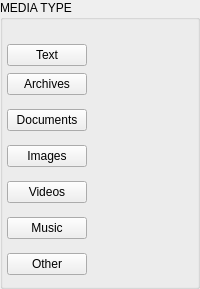
       <widget class="QGroupBox" name="wMediaType">
        <property name="title">
         <string>MEDIA TYPE</string>
        </property>
        <layout class="QVBoxLayout" name="wMediaTypeLayout">
         <property name="spacing">
          <number>0</number>
         </property>
         <property name="leftMargin">
          <number>4</number>
         </property>
         <property name="topMargin">
          <number>24</number>
         </property>
         <property name="rightMargin">
          <number>4</number>
         </property>
         <property name="bottomMargin">
          <number>4</number>
         </property>
         <item>
          <widget class="QFrame" name="fText">
           <property name="frameShape">
            <enum>QFrame::NoFrame</enum>
           </property>
           <property name="frameShadow">
            <enum>QFrame::Plain</enum>
           </property>
           <layout class="QHBoxLayout" name="horizontalLayout_15">
            <property name="spacing">
             <number>0</number>
            </property>
            <property name="leftMargin">
             <number>0</number>
            </property>
            <property name="topMargin">
             <number>0</number>
            </property>
            <property name="rightMargin">
             <number>0</number>
            </property>
            <property name="bottomMargin">
             <number>0</number>
            </property>
            <item>
             <widget class="QPushButton" name="bText">
              <property name="text">
               <string>Text</string>
              </property>
              <property name="icon">
              <iconset resource="../Resources_macx.qrc">
                <normaloff>:/images/drag_text.png</normaloff>:/images/drag_text.png</iconset>
              </property>
              <property name="autoDefault">
               <bool>false</bool>
              </property>
             </widget>
            </item>
            <item>
             <widget class="QLabel" name="lTextNb">
              <property name="enabled">
               <bool>true</bool>
              </property>
              <property name="sizePolicy">
               <sizepolicy hsizetype="MinimumExpanding" vsizetype="Preferred">
                <horstretch>0</horstretch>
                <verstretch>0</verstretch>
               </sizepolicy>
              </property>
              <property name="text">
               <string/>
              </property>
             </widget>
            </item>
           </layout>
          </widget>
         </item>
         <item>
          <widget class="QFrame" name="fArchives">
           <property name="minimumSize">
            <size>
             <width>0</width>
             <height>36</height>
            </size>
           </property>
           <layout class="QHBoxLayout" name="horizontalLayout_3">
            <property name="spacing">
             <number>0</number>
            </property>
            <property name="leftMargin">
             <number>0</number>
            </property>
            <property name="topMargin">
             <number>0</number>
            </property>
            <property name="rightMargin">
             <number>0</number>
            </property>
            <property name="bottomMargin">
             <number>0</number>
            </property>
            <item>
             <widget class="QPushButton" name="bArchives">
              <property name="text">
               <string>Archives</string>
              </property>
              <property name="icon">
              <iconset resource="../Resources_macx.qrc">
                <normaloff>:/images/drag_compressed.png</normaloff>:/images/drag_compressed.png</iconset>
              </property>
              <property name="autoDefault">
               <bool>false</bool>
              </property>
             </widget>
            </item>
            <item>
             <widget class="QLabel" name="lArchivesNb">
              <property name="enabled">
               <bool>true</bool>
              </property>
              <property name="sizePolicy">
               <sizepolicy hsizetype="MinimumExpanding" vsizetype="Preferred">
                <horstretch>0</horstretch>
                <verstretch>0</verstretch>
               </sizepolicy>
              </property>
              <property name="text">
               <string/>
              </property>
             </widget>
            </item>
           </layout>
          </widget>
         </item>
         <item>
          <widget class="QFrame" name="fDocuments">
           <property name="minimumSize">
            <size>
             <width>0</width>
             <height>36</height>
            </size>
           </property>
           <layout class="QHBoxLayout" name="horizontalLayout_7">
            <property name="spacing">
             <number>0</number>
            </property>
            <property name="leftMargin">
             <number>0</number>
            </property>
            <property name="topMargin">
             <number>0</number>
            </property>
            <property name="rightMargin">
             <number>0</number>
            </property>
            <property name="bottomMargin">
             <number>0</number>
            </property>
            <item>
             <widget class="QPushButton" name="bDocuments">
              <property name="text">
               <string>Documents</string>
              </property>
              <property name="icon">
              <iconset resource="../Resources_macx.qrc">
                <normaloff>:/images/drag_text.png</normaloff>:/images/drag_text.png</iconset>
              </property>
              <property name="autoDefault">
               <bool>false</bool>
              </property>
             </widget>
            </item>
            <item>
             <widget class="QLabel" name="lDocumentsNb">
              <property name="sizePolicy">
               <sizepolicy hsizetype="MinimumExpanding" vsizetype="Preferred">
                <horstretch>0</horstretch>
                <verstretch>0</verstretch>
               </sizepolicy>
              </property>
              <property name="text">
               <string/>
              </property>
             </widget>
            </item>
           </layout>
          </widget>
         </item>
         <item>
          <widget class="QFrame" name="fImages">
           <property name="minimumSize">
            <size>
             <width>0</width>
             <height>36</height>
            </size>
           </property>
           <layout class="QHBoxLayout" name="horizontalLayout_8">
            <property name="spacing">
             <number>0</number>
            </property>
            <property name="leftMargin">
             <number>0</number>
            </property>
            <property name="topMargin">
             <number>0</number>
            </property>
            <property name="rightMargin">
             <number>0</number>
            </property>
            <property name="bottomMargin">
             <number>0</number>
            </property>
            <item>
             <widget class="QPushButton" name="bImages">
              <property name="text">
               <string>Images</string>
              </property>
              <property name="icon">
              <iconset resource="../Resources_macx.qrc">
                <normaloff>:/images/drag_image.png</normaloff>:/images/drag_image.png</iconset>
              </property>
              <property name="autoDefault">
               <bool>false</bool>
              </property>
             </widget>
            </item>
            <item>
             <widget class="QLabel" name="lImagesNb">
              <property name="sizePolicy">
               <sizepolicy hsizetype="MinimumExpanding" vsizetype="Preferred">
                <horstretch>0</horstretch>
                <verstretch>0</verstretch>
               </sizepolicy>
              </property>
              <property name="text">
               <string/>
              </property>
             </widget>
            </item>
           </layout>
          </widget>
         </item>
         <item>
          <widget class="QFrame" name="fVideos">
           <property name="minimumSize">
            <size>
             <width>0</width>
             <height>36</height>
            </size>
           </property>
           <layout class="QHBoxLayout" name="horizontalLayout_9">
            <property name="spacing">
             <number>0</number>
            </property>
            <property name="leftMargin">
             <number>0</number>
            </property>
            <property name="topMargin">
             <number>0</number>
            </property>
            <property name="rightMargin">
             <number>0</number>
            </property>
            <property name="bottomMargin">
             <number>0</number>
            </property>
            <item>
             <widget class="QPushButton" name="bVideos">
              <property name="text">
               <string>Videos</string>
              </property>
              <property name="icon">
              <iconset resource="../Resources_macx.qrc">
                <normaloff>:/images/drag_video.png</normaloff>:/images/drag_video.png</iconset>
              </property>
              <property name="autoDefault">
               <bool>false</bool>
              </property>
             </widget>
            </item>
            <item>
             <widget class="QLabel" name="lVideosNb">
              <property name="sizePolicy">
               <sizepolicy hsizetype="MinimumExpanding" vsizetype="Preferred">
                <horstretch>0</horstretch>
                <verstretch>0</verstretch>
               </sizepolicy>
              </property>
              <property name="text">
               <string/>
              </property>
             </widget>
            </item>
           </layout>
          </widget>
         </item>
         <item>
          <widget class="QFrame" name="fMusic">
           <property name="minimumSize">
            <size>
             <width>0</width>
             <height>36</height>
            </size>
           </property>
           <layout class="QHBoxLayout" name="horizontalLayout_6">
            <property name="spacing">
             <number>0</number>
            </property>
            <property name="leftMargin">
             <number>0</number>
            </property>
            <property name="topMargin">
             <number>0</number>
            </property>
            <property name="rightMargin">
             <number>0</number>
            </property>
            <property name="bottomMargin">
             <number>0</number>
            </property>
            <item>
             <widget class="QPushButton" name="bMusic">
              <property name="text">
               <string>Music</string>
              </property>
              <property name="icon">
              <iconset resource="../Resources_macx.qrc">
                <normaloff>:/images/drag_audio.png</normaloff>:/images/drag_audio.png</iconset>
              </property>
              <property name="autoDefault">
               <bool>false</bool>
              </property>
             </widget>
            </item>
            <item>
             <widget class="QLabel" name="lMusicNb">
              <property name="sizePolicy">
               <sizepolicy hsizetype="MinimumExpanding" vsizetype="Preferred">
                <horstretch>0</horstretch>
                <verstretch>0</verstretch>
               </sizepolicy>
              </property>
              <property name="text">
               <string/>
              </property>
             </widget>
            </item>
           </layout>
          </widget>
         </item>
         <item>
          <widget class="QFrame" name="fOther">
           <property name="minimumSize">
            <size>
             <width>0</width>
             <height>36</height>
            </size>
           </property>
           <layout class="QHBoxLayout" name="horizontalLayout_4">
            <property name="spacing">
             <number>0</number>
            </property>
            <property name="leftMargin">
             <number>0</number>
            </property>
            <property name="topMargin">
             <number>0</number>
            </property>
            <property name="rightMargin">
             <number>0</number>
            </property>
            <property name="bottomMargin">
             <number>0</number>
            </property>
            <item>
             <widget class="QPushButton" name="bOther">
              <property name="text">
               <string>Other</string>
              </property>
              <property name="icon">
              <iconset resource="../Resources_macx.qrc">
                <normaloff>:/images/drag_generic.png</normaloff>:/images/drag_generic.png</iconset>
              </property>
              <property name="autoDefault">
               <bool>false</bool>
              </property>
             </widget>
            </item>
            <item>
             <widget class="QLabel" name="lOtherNb">
              <property name="sizePolicy">
               <sizepolicy hsizetype="MinimumExpanding" vsizetype="Preferred">
                <horstretch>0</horstretch>
                <verstretch>0</verstretch>
               </sizepolicy>
              </property>
              <property name="text">
               <string/>
              </property>
             </widget>
            </item>
           </layout>
          </widget>
         </item>
        </layout>
       </widget>
